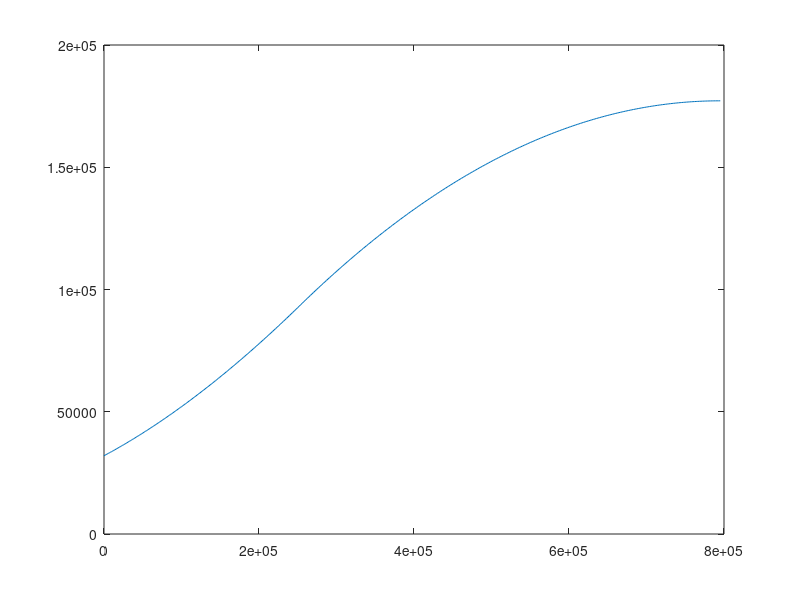
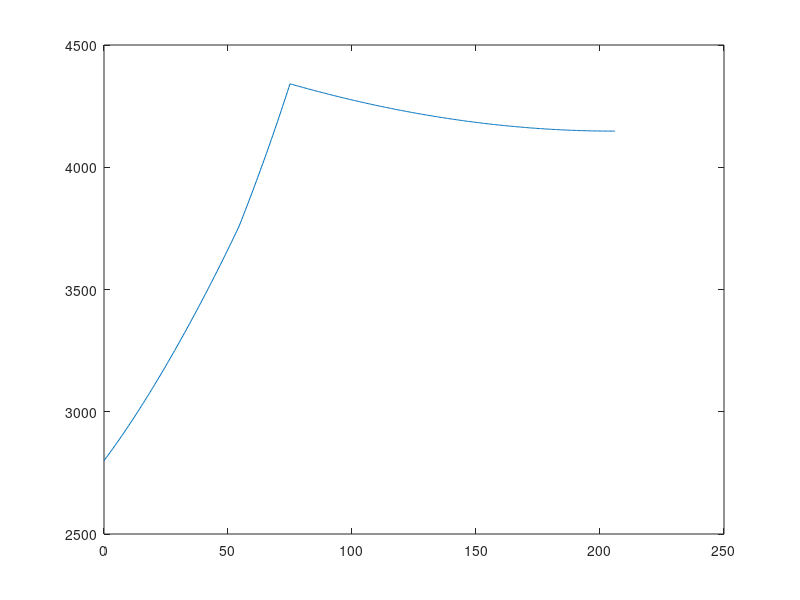

Source code (MATLAB) for these figures, in order:
clear all
% my attempt at third stage simulation... not very good
time1 = cputime;

Atmosphere = dlmread('atmosphere.txt');

%Simulating the Third Stage Rocket Trajectory

% Starting_Altitude = 33000; %m
% 
% Starting_Theta = .1; %rad

iteration = 1;

% for minit = 1500:100:3000


% for k = 20000:5000:60000
% for j = -.05:.01:0.1
% for u = 1800:200:3400

k = 32000;
j = 0.17;
u = 2800;

[k j u];
        
        Starting_Altitude = k;
        Starting_Theta = j;
        
        
   

        c = [];
        CD = [];
        CL = [];
        M = [];
        CN = [];
        CA = [];
        vx = [];
        vy = [];
        rho = [];
        t= [];
        Theta = [];
        Alt = [];
        mfuel = [];
        Hor = [];
        Fd = [];
        Fl = [];


        

HelioSync_Altitude = 566.89 + 6371; %Same as Dawids

Orbital_Velocity_f = sqrt(398600/(566.89 + 6371))*10^3; %Calculating the necessary orbital velocity with altitude in km

maxturnratepos = deg2rad(8)/80; %rad/s these are from dawids glasgow paper, need to figure out where these come from
maxturnrateneg = -deg2rad(8)/110; %rad/s


%Reference area using diameter from Dawid (3i)
A = pi*(0.9/2)^2; % this is the same for lift and drag

g = 9.81; %standard gravity

%define starting condtions
t(1) = 0.;

dt = .5; %time step


Theta(1) = Starting_Theta;

vx(1) = u*cos(Theta(1));
vy(1) = u*sin(Theta(1));

Alt(1) = Starting_Altitude;

Hor(1) = 0.;

i=1;

%
Thrust = 50510;


m = 1750; %vehicle mass, less 1100kg fuel (to match Dawids glasgow paper)


mdot = 14.71; %fuel mass flow rate from dawid

mfuel(1) = 1100; %this is approx what dawid used

c(1) = spline( Atmosphere(:,1),  Atmosphere(:,5), Alt(1)); % Calculate speed of sound using atmospheric data

rho(1) = spline( Atmosphere(:,1),  Atmosphere(:,4), Alt(1)); % Calculate density using atmospheric data

M(1) = sqrt(vx(1)^2+vy(1)^2)/c(1);


Alpha = deg2rad(10); % angle of attack, from dawids 6d

    
CA(1) = 0.346 + 0.183*M(1) - 0.058*M(1)^2 + 0.00382*M(1)^3;

CN(1) = (5.006 - 0.519*M(1) + 0.031*M(1)^2)*Alpha;

CD(1) = CA*cos(Alpha) + CN*sin(Alpha);

CL(1) = CN*cos(Alpha) - CA*sin(Alpha);

Fd(1) = 1/2*rho(1)*(vx(1)^2+vy(1)^2)*A*CD(1);

Fl(1) = 1/2*rho(1)*(vx(1)^2+vy(1)^2)*A*CL(1);

while mfuel(i) > 0;
    t(i+1) = t(i) + dt;
    
    if Alt(i) > 70000
        m = 1750 - 302.8; %release of heat shield, from dawids glasgow paper
    end

%     if Alt(i) > 70000
% %         m = 1750 - 302.8; %release of heat shield, from dawids glasgow paper
%     m = minit - 302.8;
%     else
%         m = minit;
%     
%     end
%     
    Alt(i+1) = Alt(i) + vy(i)*dt;
    
    Hor(i+1) = Hor(i) + vx(i)*dt; 
    
    Theta(i+1) = Theta(i) + maxturnratepos*dt;

    
    
    mfuel(i+1) = mfuel(i) - mdot*dt;
    
    if Alt(i) < 85000
    c(i+1) = spline( Atmosphere(:,1),  Atmosphere(:,5), Alt(i)); % Calculate speed of sound using atmospheric data

    rho(i+1) = spline( Atmosphere(:,1),  Atmosphere(:,4), Alt(i)); % Calculate density using atmospheric data
    else
    c(i+1) = spline( Atmosphere(:,1),  Atmosphere(:,5), 85000); % if altitude is over 85km, set values of atmospheric data not change. i will need to look at this
    
%     rho(i+1) = spline( Atmosphere(:,1),  Atmosphere(:,4), 85000);
    rho(i+1) = 0;
    
    end
    
    M(i+1) = sqrt(vx(i)^2+vy(i)^2)/c(i);
    
    %calculate axial and normal coefficient, and then lift and drag
    %coefficients. from Dawid (3i)
    
    CA(i+1) = 0.346 + 0.183*M(i) - 0.058*M(i)^2 + 0.00382*M(i)^3;
    
    CN(i+1) = (5.006 - 0.519*M(i) + 0.031*M(i)^2)*Alpha;
    
    CD(i+1) = CA(i)*cos(Alpha) + CN(i)*sin(Alpha);
    
    CL(i+1) = CN(i)*cos(Alpha) - CA(i)*sin(Alpha);
    
    Fd(i+1) = 1/2*rho(i)*(vx(i)^2+vy(i)^2)*A*CD(i);
    Fl(i+1) = 1/2*rho(i)*(vx(i)^2+vy(i)^2)*A*CL(i);
    
%     v(i+1) = v(i) + Thrust/(m+mfuel(i))*dt - Fd(i)/(m+mfuel(i))*dt - g*sin(Theta(i))/(m+mfuel(i))*dt; % assumes that gravity is offset by body lift when horizontal

    vx(i+1) = sqrt(vx(i)^2+vy(i)^2)*cos(Theta(i)) - Fd(i)/(m+mfuel(i))*dt*cos(Theta(i)) - Fl(i)/(m+mfuel(i))*dt*sin(Theta(i)) + Thrust/(m+mfuel(i))*dt*cos(Theta(i)+Alpha);
    vy(i+1) = sqrt(vx(i)^2+vy(i)^2)*sin(Theta(i)) - Fd(i)/(m+mfuel(i))*dt*sin(Theta(i)) + Fl(i)/(m+mfuel(i))*dt*cos(Theta(i)) - g*dt + Thrust/(m+mfuel(i))*dt*sin(Theta(i)+Alpha);
    
    i = i+1;
    
    
end

%after fuel burn out, turn to zero trajectory angle

% while Theta(i) > 0; 
while vy(i) > 0;

    t(i+1) = t(i) + dt;
    
    if Alt(i) > 70000
        m = 1750 - 302.8; %release of heat shield, from dawids glasgow paper
    end

%     if Alt(i) > 70000
% %         m = 1750 - 302.8; %release of heat shield, from dawids glasgow paper
%     m = m - 302.8;
%     else
%         m = minit;
%     end
    
    Alt(i+1) = Alt(i) + vy(i)*dt;
    
    Hor(i+1) = Hor(i) + vx(i)*dt; 
    
    Theta(i+1) = Theta(i) + maxturnrateneg*dt;

    
    if Alt(i) < 85000
    c(i+1) = spline( Atmosphere(:,1),  Atmosphere(:,5), Alt(i)); % Calculate speed of sound using atmospheric data

    rho(i+1) = spline( Atmosphere(:,1),  Atmosphere(:,4), Alt(i)); % Calculate density using atmospheric data
    else
    c(i+1) = spline( Atmosphere(:,1),  Atmosphere(:,5), 85000); % if altitude is over 85km, set values of atmospheric data not change. i will need to look at this
    
    rho(i+1) = 0;
    
    end
    
    M(i+1) = sqrt(vx(i)^2+vy(i)^2)/c(i);
    
    %calculate axial and normal coefficient, and then lift and drag
    %coefficients. from Dawid (3i)
    
    CA(i+1) = 0.346 + 0.183*M(i) - 0.058*M(i)^2 + 0.00382*M(i)^3;
    
    CN(i+1) = (5.006 - 0.519*M(i) + 0.031*M(i)^2)*Alpha;
    
    CD(i+1) = CA(i)*cos(Alpha) + CN(i)*sin(Alpha);
    
    CL(i+1) = CN(i)*cos(Alpha) - CA(i)*sin(Alpha);
    
    Fd(i+1) = 1/2*rho(i)*(vx(i)^2+vy(i)^2)*A*CD(i);
    
    Fl(i+1) = 1/2*rho(i)*(vx(i)^2+vy(i)^2)*A*CL(i);
    
    vx(i+1) = vx(i) - Fd(i)/(m)*dt*cos(Theta(i)) - Fl(i)/(m)*dt*sin(Theta(i));
    vy(i+1) = vy(i) - Fd(i)/(m)*dt*sin(Theta(i)) + Fl(i)/(m)*dt*cos(Theta(i)) - g*dt;
    i = i+1;
    
end


%Hohmann Transfer, from Dawid (3i)
% mu = 3.987*10^14;
mu = 398600;
Rearth = 6371; %radius of earth

% vend = sqrt(vx(end)^2+vy(end)^2);
vend = vx(end)

v12 = sqrt(mu / (Alt(end)/10^3 + Rearth))*10^3 - vend;

v23 = sqrt(mu / (Alt(end)/10^3+ Rearth))*(sqrt(2*HelioSync_Altitude/((Alt(end)/10^3 + Rearth)+HelioSync_Altitude))-1)*10^3;

v34 = sqrt(mu / HelioSync_Altitude)*(1 - sqrt(2*(Alt(end)/10^3 + Rearth)/((Alt(end)/10^3 + Rearth)+HelioSync_Altitude)))*10^3;

dvtot = v12 + v23 + v34;

%as this is happening in a vacuum we can compute while delta v at once for
%fuel usage, tsiolkovsky rocket equation. this should have gravity maybe


g = 9.81;

Isp = 350; %s

m2 = m/(exp(v12/(Isp*g)));

m3 = m2/(exp(v23/(Isp*g)));

m4 = m3/(exp(v34/(Isp*g)));

mpayload = m4 - 347.4; % subtract structural mass from Dawids glasgow paper

% plot(Hor, Alt)

payload_matrix(iteration,1) = k ;
payload_matrix(iteration,2) = j ;
payload_matrix(iteration,3) = u ;
payload_matrix(iteration,4) = mpayload;

% payload_matrix(iteration,1) = minit ;
% payload_matrix(iteration,2) = k ;
% payload_matrix(iteration,3) = j ;
% payload_matrix(iteration,4) = u ;
% payload_matrix(iteration,5) = mpayload;

[k j u mpayload]


% thirdstage = fopen('thirdstage.dat','a+');
%         
% thirdstage_results = [num2str(Starting_Altitude,'%10.4e') ' ' num2str(Starting_Theta,'%10.4e') ' ' num2str(mpayload,'%10.4e') '\r\n'] ;
%         
% fprintf(thirdstage,thirdstage_results);
figure(1)
plot(Hor, Alt)
figure(2)
plot(t,sqrt(vx.^2 + vy.^2))

% iteration = iteration + 1;
%  end
% end
% end
% % end     
% dlmwrite('thirdstage.dat', payload_matrix,'delimiter','\t')


% dlmwrite('thirdstagewithmass.dat', payload_matrix,'delimiter','\t')

% time = cputime - time1
